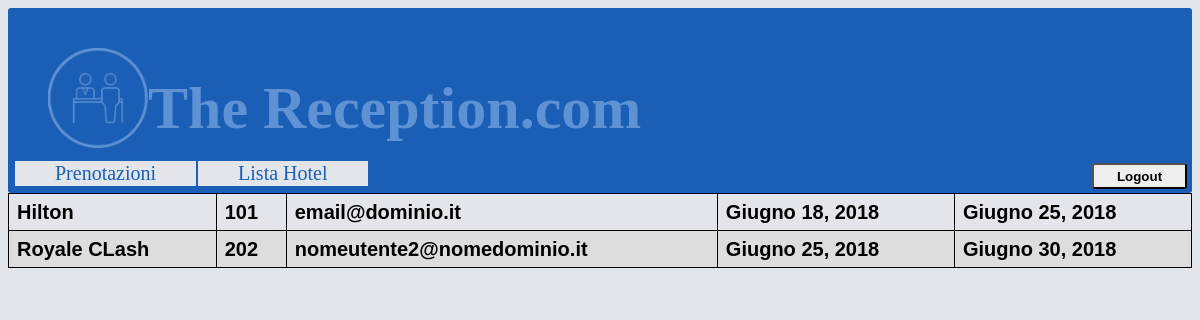
The app's page /Home/1/ with its own data.
### GestioneHotel/models.py (models this page shows, shortened)
class Prenotazione(models.Model):
    camera=models.ForeignKey(Camera)
    utente=models.CharField(max_length=50,default="")
    checkin=models.DateField(default=django.utils.timezone.now)
    checkout=models.DateField(default=django.utils.timezone.now)

class Camera(models.Model):
    numero = models.CharField(max_length=15,default="")
    postiLetto = models.IntegerField(default=1)
    servizi = models.ManyToManyField(Servizio, through="ServiziDisponibili",through_fields=("camera","servizio"))
    hotel = models.ForeignKey(Hotel)

class Hotel(models.Model):
    nome = models.CharField(max_length=50,default="")
    descrizione = models.TextField(default="")
    citta = models.CharField(max_length=50,default="")
    indirizzo = models.ForeignKey(Indirizzo)
    proprietario = models.ForeignKey(Albergatore)

### GestioneHotel/views.py (the view)
# urls.py: url(r'^Home/(?P<albergatoreID>\d+)/', views.prenotazionePerAlbergatore),
def prenotazionePerAlbergatore(request, albergatoreID):
    try:
        albergatore=Albergatore.objects.get(id=albergatoreID)
    except Albergatore.DoesNotExist:
        albergatore= None
    listaPrenotazioni = []
    for prenotazione in Prenotazione.objects.all():
        if prenotazione.camera.hotel.proprietario.__eq__(albergatore):
            listaPrenotazioni.append(prenotazione)
    return render(request,
                    "Home.html",{
                    'listaPrenotazioni':listaPrenotazioni
                    })

### GestioneHotel/templates/Home.html (shortened to what this page needs)
{% load staticfiles %}
<!DOCTYPE html>
<html lang="en">
<head>
    <link rel="stylesheet" href="{% static 'Style.css' %}">
</head>
<body>
    <header>
        <div id="intestazione">
            <img id="logo" src="{% static '/img/LogoBooking.png' %}" alt="Logo" width="100" height="100">
            <h1 id="intLogo"> The Reception.com</h1>
        </div>
        <div id="userForm">
            <nav>
                <div id="userLogin">
                    <button id="btnLogout" type="button" value="esci" onclick="top.location.href='/'"> <b>Logout </b> </button>
                </div>
                <div id="userImpostazioni">
                    <a id="userImpostazioniH" href=""> Prenotazioni</a>
                    <a id="userImpostazioniAdd" href="/AggiungiHotel/{{ albergatoreID }}"> Lista Hotel </a>
                </div>
            </nav>
        </div>
        <div id="tabellaPrenotazioni">
            <table>
                {% for prenotazione in listaPrenotazioni %}
                <tr>
                    <th> {{prenotazione.camera.hotel.nome}} </th>
                    <th> {{prenotazione.camera.numero}} </th>
                    <th> {{prenotazione.utente}} </th>
                    <th> {{prenotazione.checkin}} </th>
                    <th> {{prenotazione.checkout}} </th>
                </tr>
                {% endfor %}
            </table>
        </div>
    </header>
</body>
</html>

### GestioneHotel/static/Style.css (style rules this page uses)
body { background-color: #E2E6EB; }
header { margin-bottom: 2px; background-color: #1A5EB6; border-radius: 3px; font: 20px/20px "Arial Bold", Times, serif; height: 185px; }
#userImpostazioni { margin-left: 7px; }
a:link { color: #1A5EB6; background-color: #E2E6EB; text-decoration: none; }
#logo { float: left; margin-top: 40px; margin-left: 40px; }
#intLogo { margin-top: 0px; padding-top: 85px; margin-left: 10px; }
#userImpostazioniC, #userImpostazioniA, #userImpostazioniH, #userImpostazioniAdd { padding-top: 1px; padding-left: 40px; padding-right: 40px; padding-bottom: 2px; }
#intestazione { color: #5E92D4; font: 30px/30px "Pristina", Monospaced, serif; }
#userLogin { float: right; }
#btnAccedi, #btnRegistrati, #btnLogout { border-radius: 3px; height: 26px; width: 95px; margin-right: 5px; }
#userImpostazioniAdd { margin-left: -3px; }
#tabellaPrenotazioni { margin-top: 10px; }
table { font-family: arial, sans-serif; border-collapse: collapse; width: 100%; }
td, th { border: 1px solid #000000; text-align: left; padding: 8px; }
tr:nth-child(even) { background-color: #dddddd; }

### records on screen
Prenotazione: camera.hotel.nome "Hilton", camera.numero "101", utente "email@dominio.it", checkin "Giugno 18, 2018", checkout "Giugno 25, 2018"
Prenotazione: camera.hotel.nome "Royale CLash", camera.numero "202", utente "nomeutente2@nomedominio.it", checkin "Giugno 25, 2018", checkout "Giugno 30, 2018"
